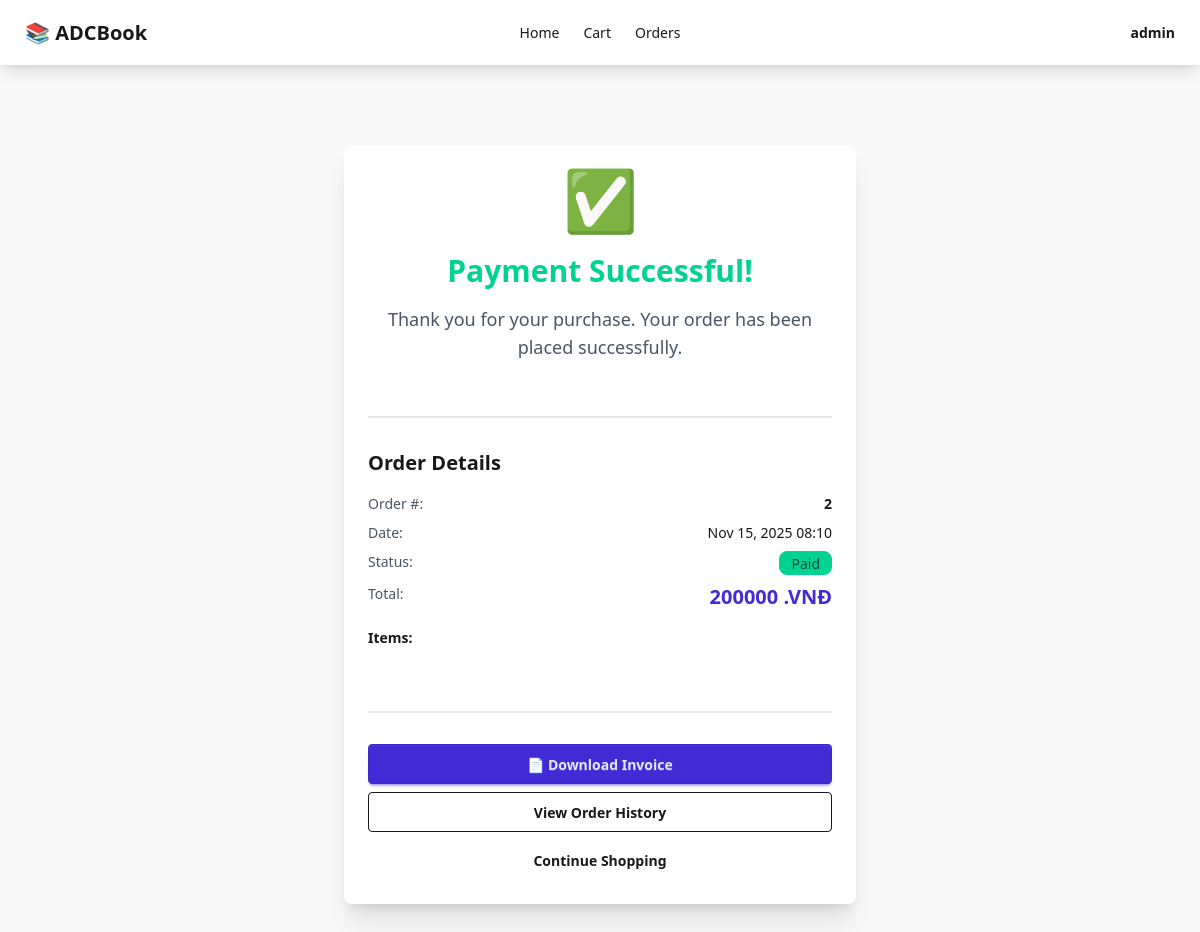
The app's page /payment/success/2/ (signed in) with its own data.
### orders/models.py (models this page shows, shortened)
class Order(models.Model):
    STATUS_CHOICES = [
        ('pending', 'Pending'),
        ('paid', 'Paid'),
        ('cancelled', 'Cancelled'),
    ]
    user = models.ForeignKey(User, on_delete=models.CASCADE, related_name='orders')
    total_price = models.DecimalField(max_digits=10, decimal_places=0, validators=[MinValueValidator(0)])
    status = models.CharField(max_length=20, choices=STATUS_CHOICES, default='pending')
    created_at = models.DateTimeField(auto_now_add=True)
    updated_at = models.DateTimeField(auto_now=True)
    class Meta:
        ordering = ['-created_at']

### orders/views.py (the view)
# urls.py: path('payment/success/<int:order_id>/', order_views.payment_success, name='payment_success'),
@login_required
def payment_success(request, order_id):
    order = get_object_or_404(Order, id=order_id, user=request.user)
    return render(request, 'orders/payment_success.html', {'order': order})

### cart/context_processors.py (called while the page is built)
def cart_count(request):
    if request.user.is_authenticated:
        try:
            cart = request.user.cart
            count = sum(item.quantity for item in cart.items.all())
            return {'cart_count': count}
        except:
            return {'cart_count': 0}
    return {'cart_count': 0}

### orders/templates/orders/payment_success.html (shortened to what this page needs)
{% extends 'base.html' %} {% block title %}Payment Successful - Bookstore{% endblock %} {% block content %}
<div class="flex flex-col items-center justify-center py-12">
    <div class="card bg-base-100 shadow-xl max-w-lg w-full">
        <div class="card-body text-center">
            <div class="text-6xl mb-4">✅</div>
            <h1 class="text-3xl font-bold text-success mb-2">Payment Successful!</h1>
            <p class="text-lg text-gray-600 mb-6">Thank you for your purchase. Your order has been placed successfully.</p>
            <div class="divider"></div>
            <div class="text-left mb-6">
                <h2 class="text-xl font-bold mb-4">Order Details</h2>
                <div class="flex justify-between mb-2">
                    <span class="text-gray-600">Order #:</span>
                    <span class="font-bold">{{ order.id }}</span>
                </div>
                <div class="flex justify-between mb-2">
                    <span class="text-gray-600">Date:</span>
                    <span>{{ order.created_at|date:"M d, Y H:i" }}</span>
                </div>
                <div class="flex justify-between mb-2">
                    <span class="text-gray-600">Status:</span>
                    <span class="badge badge-success">{{ order.get_status_display }}</span>
                </div>
                <div class="flex justify-between mb-4">
                    <span class="text-gray-600">Total:</span>
                    <span class="text-xl font-bold text-primary">{{ order.total_price }} .VNĐ</span>
                </div>
                <h3 class="font-bold mb-2">Items:</h3>
            </div>
            <div class="divider"></div>
            <div class="card-actions flex-col gap-2">
                <a href="{% url 'download_invoice' order.id %}" class="btn btn-primary w-full">
                    📄 Download Invoice
                </a>
                <a href="{% url 'order_history' %}" class="btn btn-outline w-full">
                    View Order History
                </a>
                <a href="{% url 'home' %}" class="btn btn-ghost w-full">
                    Continue Shopping
                </a>
            </div>
        </div>
    </div>
</div>
{% endblock %}

### theme/templates/base.html (shortened to what this page needs)
{% load static tailwind_tags %} {% load django_htmx %}
<!DOCTYPE html>
<html lang="en">
<head>
    <meta http-equiv="X-UA-Compatible" content="ie=edge"> {% htmx_script %} {% tailwind_css %}
</head>
<body class="bg-base-200" hx-headers='{"x-csrftoken": "{{ csrf_token }}"}' hx-boost="true">
    <div class="navbar bg-base-100 shadow-lg">
        <div class="navbar-start">
            <a href="{% url 'home' %}" class="btn btn-ghost text-xl">📚 ADCBook</a>
        </div>
        <div class="navbar-center hidden lg:flex">
            <ul class="menu menu-horizontal px-1">
                <li><a href="{% url 'home' %}">Home</a></li>
                {% if user.is_authenticated %}
                <li><a href="{% url 'cart' %}">Cart {% if cart_count %}<span class="badge badge-sm">{{ cart_count }}</span>{% endif %}</a></li>
                <li><a href="{% url 'order_history' %}">Orders</a></li>
                {% endif %}
            </ul>
        </div>
        <div class="navbar-end">
            {% if user.is_authenticated %}
            <div class="dropdown dropdown-end">
                <label tabindex="0" class="btn btn-ghost">{{ user.username }}</label>
            </div>
            {% else %}
            <a href="{% url 'login' %}" class="btn btn-ghost">Login</a>
            <a href="{% url 'register' %}" class="btn btn-primary">Register</a> {% endif %}
        </div>
    </div>
    <div class="container mx-auto px-4 py-8">
        {% block content %} {% endblock %}
    </div>
</body>
</html>

### records on screen
Order: id "2", created_at "Nov 15, 2025 08:10", status "Paid", total_price "200000"

### other values on screen
{{ user.username }} "admin"
